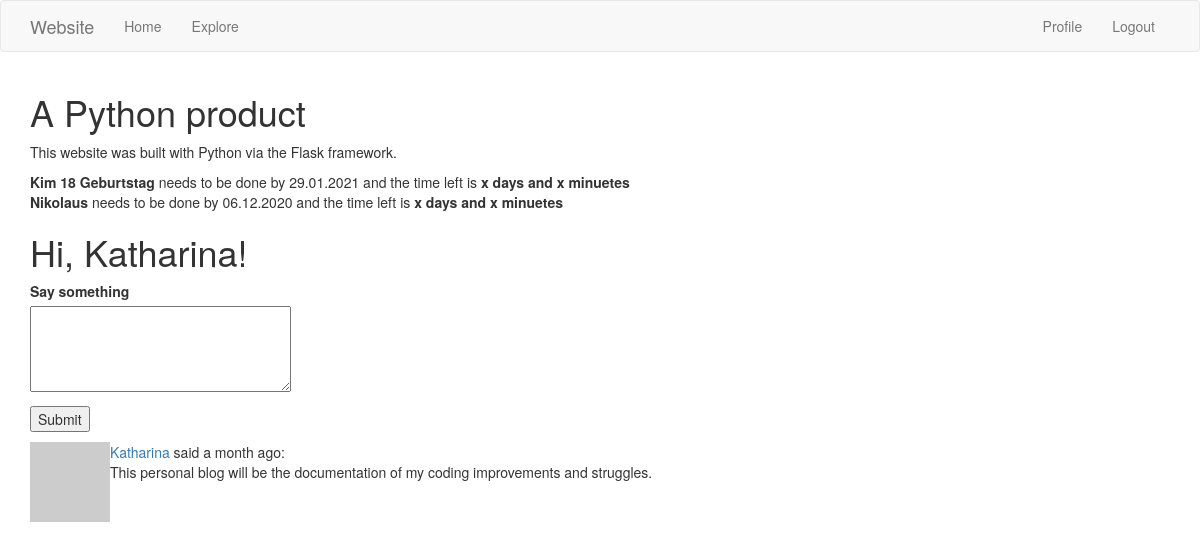
The page /home (signed in) on the database as committed earlier.
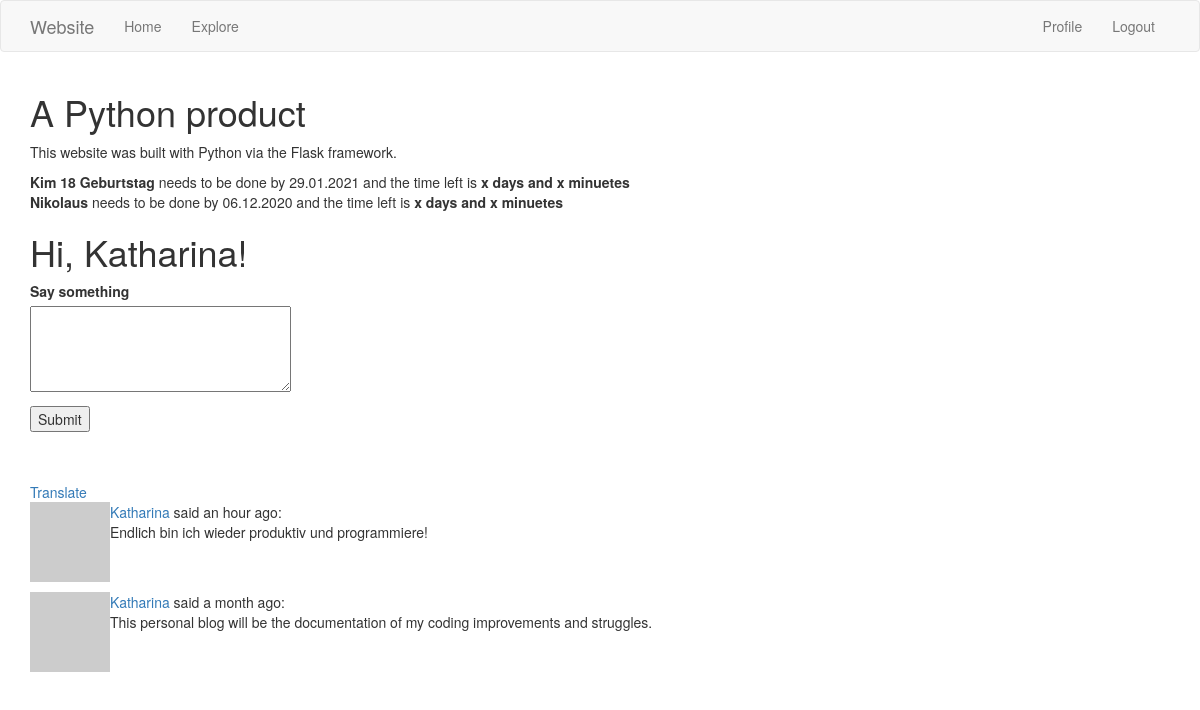
The same page on the database as committed later.
### app/models.py (models this page shows, shortened)
class User(UserMixin, db.Model):
    id = db.Column(db.Integer, primary_key=True)
    username = db.Column(db.String(64), index=True, unique=True)
    email = db.Column(db.String(120), index=True, unique=True)
    password_hash = db.Column(db.String(128))
    posts = db.relationship('Post', backref='author', lazy='dynamic')
    about_me = db.Column(db.String(140))
    last_seen = db.Column(db.DateTime, default=datetime.utcnow)
    followed = db.relationship(
        'User', secondary=followers,
        primaryjoin=(followers.c.follower_id == id),
        secondaryjoin=(followers.c.followed_id == id),
        backref=db.backref('followers', lazy='dynamic'), lazy='dynamic')
    def followed_posts(self):
        followed = Post.query.join(
            followers, (followers.c.followed_id == Post.user_id)).filter(
                followers.c.follower_id == self.id)
        own = Post.query.filter_by(user_id=self.id)
        return followed.union(own).order_by(Post.timestamp.desc())
    def avatar(self, size):
        digest = md5(self.email.lower().encode('utf-8')).hexdigest()
        return 'https://www.gravatar.com/avatar/{}?d=identicon&s={}'.format(
            digest, size)

class Post(db.Model):
    id = db.Column(db.Integer, primary_key=True)
    body = db.Column(db.String(140))
    __searchable__ = ['body']
    timestamp = db.Column(db.DateTime, index=True, default=datetime.utcnow)
    user_id = db.Column(db.Integer, db.ForeignKey('user.id'))
    language = db.Column(db.String(5))

### app/main/routes.py (the view, shortened to what this page needs)
@bp.route('/', methods=['GET', 'POST'])
@bp.route('/home', methods=['GET', 'POST'])
@login_required
def home():
    form = PostForm()
    countdowns=[{'NameProject':'Kim 18 Geburtstag','Notes':'Make a collage of pictures','DueDate':'29.01.2021','Countdown':'x days and x minuetes'},{'NameProject':'Nikolaus','Notes':'Small present','DueDate':'06.12.2020','Countdown':'x days and x minuetes'}]
    page = request.args.get('page', 1, type=int)
    posts = current_user.followed_posts().paginate(
        page, current_app.config['POSTS_PER_PAGE'], False)
    next_url = url_for('main.home', page=posts.next_num) \
        if posts.has_next else None
    prev_url = url_for('main.home', page=posts.prev_num) \
        if posts.has_prev else None
    return render_template('home.html', title='Home', form=form,
                           posts=posts.items, next_url=next_url,
                           prev_url=prev_url,countdowns=countdowns)

### app/main/forms.py
class PostForm(FlaskForm):
    post = TextAreaField('Say something', validators=[
        DataRequired(), Length(min=1, max=140)])
    submit = SubmitField('Submit')

### app/main/routes.py (called while the page is built)
@bp.before_app_request
def before_request():
    if current_user.is_authenticated:
        current_user.last_seen = datetime.utcnow()
        db.session.commit()
    g.locale = str(get_locale())

@bp.before_request
def before_request():
    g.locale = str(get_locale())

@bp.before_request
def before_request():
    if current_user.is_authenticated:
        current_user.last_seen = datetime.utcnow()
        db.session.commit()

### app/models.py (called while the page is built)
@login.user_loader
def load_user(id):
    return User.query.get(int(id))

### app/main/templates/home.html (shortened to what this page needs)
<!DOCTYPE html>
<html>
<body>
{% extends "base.html" %}
{% block app_content %}
  <div class="home">
    <h1>A Python product</h1>
    <p>This website was built with Python via the Flask framework.</p>
  </div>
  {% for countdown in countdowns %}
  <div> <b>{{countdown.NameProject}}</b> needs to be done by {{countdown.DueDate}} and the time left is <b>{{countdown.Countdown}}</b></div>
  {% endfor %}
    <h1>Hi, {{ current_user.username }}!</h1>
    {% if form %}
    <form action="" method="post">
        <p>
            {{ form.post.label }}<br>
            {{ form.post(cols=32, rows=4) }}<br>
        </p>
        <p>{{ form.submit() }}</p>
    </form>
    {% endif %}
    {% for post in posts %}
    <p>
    {% include '_post.html' %}
    </p>
    {% endfor %}
{% endblock %}

### app/main/templates/base.html (shortened to what this page needs)
{% extends 'bootstrap/base.html' %}
{% block navbar %}
    <nav class="navbar navbar-default">
        <div class="container">
            <div class="navbar-header">
                <a class="navbar-brand" href="{{ url_for('main.about') }}">Website</a>
            </div>
            <div class="collapse navbar-collapse" id="bs-example-navbar-collapse-1">
                <ul class="nav navbar-nav">
                    <li><a href="{{ url_for('main.home') }}">Home</a></li>
                    <li><a href="{{ url_for('main.explore') }}">Explore</a></li>
                </ul>
                <ul class="nav navbar-nav navbar-right">
                    {% if current_user.is_anonymous %}
                    <li><a href="{{ url_for('auth.login') }}">Login</a></li>
                    {% else %}
                    <li><a href="{{ url_for('main.user', username=current_user.username) }}">Profile</a></li>
                    <li><a href="{{ url_for('auth.logout') }}">Logout</a></li>
                    {% endif %}
                </ul>
            </div>
        </div>
    </nav>
{% endblock %}
{% block content %}
    <div class="container">
        {% block app_content %}{% endblock %}
    </div>
{% endblock %}

### app/main/templates/_post.html
        <table>
        <tr valign="top">
            <td><img src="{{ post.author.avatar(36) }}"></td>
            <td>
                <a href="{{ url_for('main.user', username=post.author.username) }}">
                    {{ post.author.username }}
                </a>
                said {{ moment(post.timestamp).fromNow() }}:
                <br>
                <span id="post{{ post.id }}">{{ post.body }}</span>
            </td>
                 {% if post.language and post.language != g.locale %}
                <br><br>
                <span id="translation{{ post.id }}">
                    <a href="javascript:translate(
                                '#post{{ post.id }}',
                                '#translation{{ post.id }}',
                                '{{ post.language }}',
                                '{{ g.locale }}');">{{ _('Translate') }}</a>
                </span>
                {% endif %}
        </tr>
    </table>

Rows that differ between the two databases and show on the page:
added Post: author.username "Katharina", timestamp "an hour ago", body "Endlich bin ich wieder produktiv und programmiere!"
